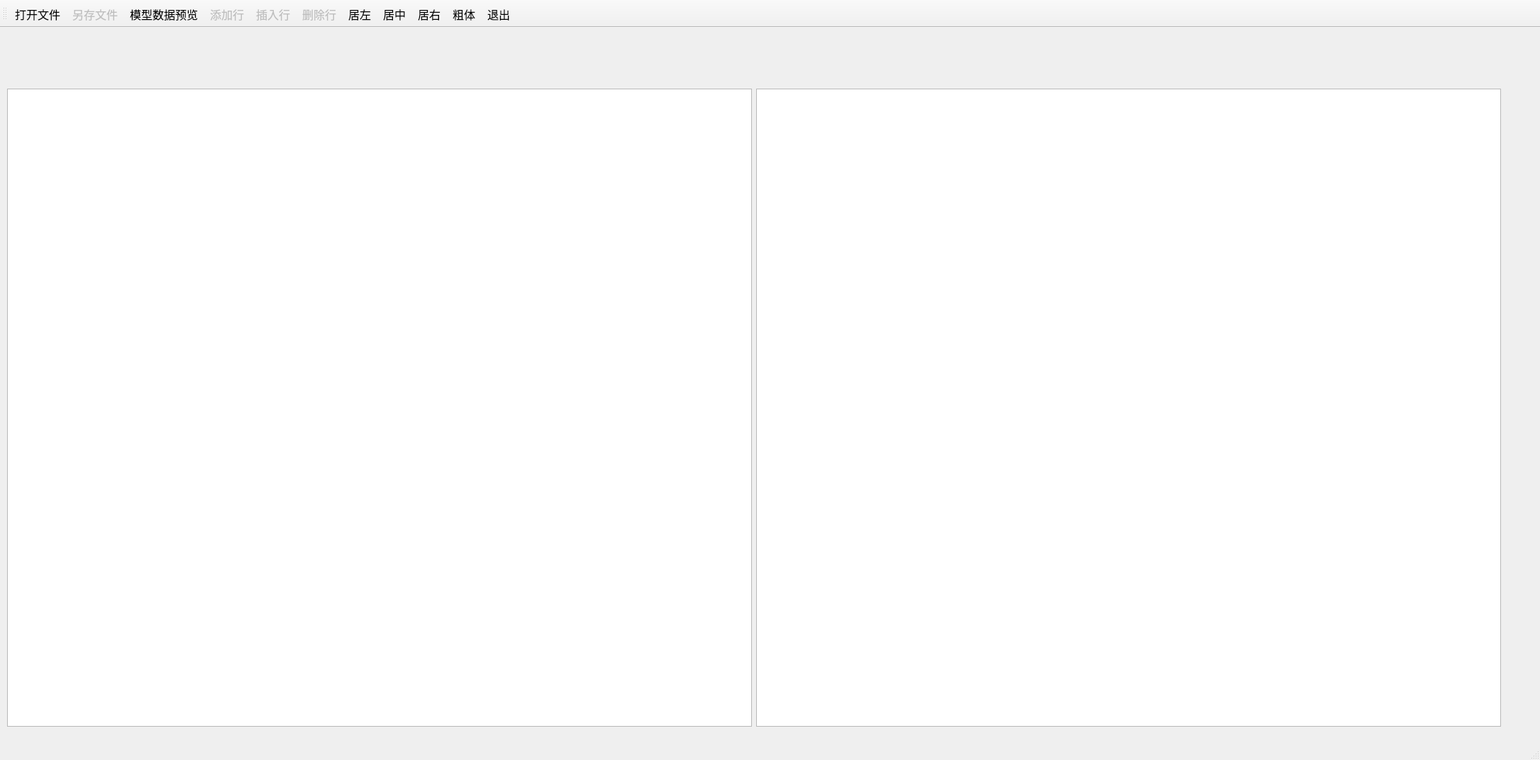
<?xml version="1.0" encoding="UTF-8"?>
<ui version="4.0">
 <class>TestDelegate</class>
 <widget class="QMainWindow" name="TestDelegate">
  <property name="geometry">
   <rect>
    <x>0</x>
    <y>0</y>
    <width>2171</width>
    <height>1072</height>
   </rect>
  </property>
  <property name="font">
   <font>
    <family>Times New Roman</family>
    <pointsize>12</pointsize>
   </font>
  </property>
  <property name="windowTitle">
   <string>TestDelegate</string>
  </property>
  <widget class="QWidget" name="centralwidget">
   <widget class="QWidget" name="layoutWidget">
    <property name="geometry">
     <rect>
      <x>10</x>
      <y>10</y>
      <width>2108</width>
      <height>1052</height>
     </rect>
    </property>
    <layout class="QHBoxLayout" name="horizontalLayout">
     <item>
      <widget class="QPlainTextEdit" name="plainTextEdit">
       <property name="minimumSize">
        <size>
         <width>1050</width>
         <height>900</height>
        </size>
       </property>
       <property name="maximumSize">
        <size>
         <width>1050</width>
         <height>900</height>
        </size>
       </property>
       <property name="lineWrapMode">
        <enum>QPlainTextEdit::NoWrap</enum>
       </property>
      </widget>
     </item>
     <item>
      <widget class="QTableView" name="tableView">
       <property name="minimumSize">
        <size>
         <width>1050</width>
         <height>900</height>
        </size>
       </property>
       <property name="maximumSize">
        <size>
         <width>1050</width>
         <height>900</height>
        </size>
       </property>
       <property name="editTriggers">
        <set>QAbstractItemView::AnyKeyPressed|QAbstractItemView::DoubleClicked|QAbstractItemView::EditKeyPressed|QAbstractItemView::SelectedClicked</set>
       </property>
       <property name="alternatingRowColors">
        <bool>true</bool>
       </property>
      </widget>
     </item>
    </layout>
   </widget>
  </widget>
  <widget class="QMenuBar" name="menubar">
   <property name="geometry">
    <rect>
     <x>0</x>
     <y>0</y>
     <width>2171</width>
     <height>28</height>
    </rect>
   </property>
  </widget>
  <widget class="QStatusBar" name="statusbar"/>
  <widget class="QToolBar" name="toolBar">
   <property name="windowTitle">
    <string>toolBar</string>
   </property>
   <property name="toolButtonStyle">
    <enum>Qt::ToolButtonTextBesideIcon</enum>
   </property>
   <attribute name="toolBarArea">
    <enum>TopToolBarArea</enum>
   </attribute>
   <attribute name="toolBarBreak">
    <bool>false</bool>
   </attribute>
   <addaction name="actOpen"/>
   <addaction name="actSave"/>
   <addaction name="actModelData"/>
   <addaction name="actAppend"/>
   <addaction name="actInsert"/>
   <addaction name="actDelete"/>
   <addaction name="actAlignLeft"/>
   <addaction name="actAlignCenter"/>
   <addaction name="actAlignRight"/>
   <addaction name="actFontBold"/>
   <addaction name="actExit"/>
  </widget>
  <action name="actOpen">
   <property name="icon">
    <iconset>
     <normaloff>icons/306.bmp</normaloff>icons/306.bmp</iconset>
   </property>
   <property name="text">
    <string>打开文件</string>
   </property>
   <property name="toolTip">
    <string>打开文件</string>
   </property>
  </action>
  <action name="actAppend">
   <property name="checkable">
    <bool>false</bool>
   </property>
   <property name="checked">
    <bool>false</bool>
   </property>
   <property name="enabled">
    <bool>false</bool>
   </property>
   <property name="icon">
    <iconset>
     <normaloff>icons/append.bmp</normaloff>icons/append.bmp</iconset>
   </property>
   <property name="text">
    <string>添加行</string>
   </property>
   <property name="toolTip">
    <string>添加一行</string>
   </property>
  </action>
  <action name="actSave">
   <property name="enabled">
    <bool>false</bool>
   </property>
   <property name="icon">
    <iconset>
     <normaloff>icons/save.bmp</normaloff>icons/save.bmp</iconset>
   </property>
   <property name="text">
    <string>另存文件</string>
   </property>
   <property name="toolTip">
    <string>表格内容另存为文件</string>
   </property>
  </action>
  <action name="actInsert">
   <property name="enabled">
    <bool>false</bool>
   </property>
   <property name="icon">
    <iconset>
     <normaloff>icons/306.bmp</normaloff>icons/306.bmp</iconset>
   </property>
   <property name="text">
    <string>插入行</string>
   </property>
   <property name="toolTip">
    <string>插入一行</string>
   </property>
  </action>
  <action name="actDelete">
   <property name="enabled">
    <bool>false</bool>
   </property>
   <property name="icon">
    <iconset>
     <normaloff>icons/delete.bmp</normaloff>icons/delete.bmp</iconset>
   </property>
   <property name="text">
    <string>删除行</string>
   </property>
   <property name="toolTip">
    <string>删除当前行</string>
   </property>
  </action>
  <action name="actExit">
   <property name="icon">
    <iconset>
     <normaloff>icons/exit.bmp</normaloff>icons/exit.bmp</iconset>
   </property>
   <property name="text">
    <string>退出</string>
   </property>
   <property name="toolTip">
    <string>退出</string>
   </property>
  </action>
  <action name="actModelData">
   <property name="icon">
    <iconset>
     <normaloff>icons/import1.bmp</normaloff>icons/import1.bmp</iconset>
   </property>
   <property name="text">
    <string>模型数据预览</string>
   </property>
   <property name="toolTip">
    <string>模型数据显示到文本框里</string>
   </property>
  </action>
  <action name="actAlignLeft">
   <property name="icon">
    <iconset>
     <normaloff>icons/508.bmp</normaloff>icons/508.bmp</iconset>
   </property>
   <property name="text">
    <string>居左</string>
   </property>
   <property name="toolTip">
    <string>文字左对齐</string>
   </property>
  </action>
  <action name="actAlignCenter">
   <property name="icon">
    <iconset>
     <normaloff>icons/510.bmp</normaloff>icons/510.bmp</iconset>
   </property>
   <property name="text">
    <string>居中</string>
   </property>
   <property name="toolTip">
    <string>文字居中</string>
   </property>
  </action>
  <action name="actAlignRight">
   <property name="icon">
    <iconset>
     <normaloff>icons/512.bmp</normaloff>icons/512.bmp</iconset>
   </property>
   <property name="text">
    <string>居右</string>
   </property>
   <property name="toolTip">
    <string>文字右对齐</string>
   </property>
  </action>
  <action name="actFontBold">
   <property name="checkable">
    <bool>true</bool>
   </property>
   <property name="icon">
    <iconset>
     <normaloff>icons/500.bmp</normaloff>icons/500.bmp</iconset>
   </property>
   <property name="text">
    <string>粗体</string>
   </property>
   <property name="toolTip">
    <string>粗体字体</string>
   </property>
  </action>
 </widget>
 <resources/>
 <connections/>
</ui>
